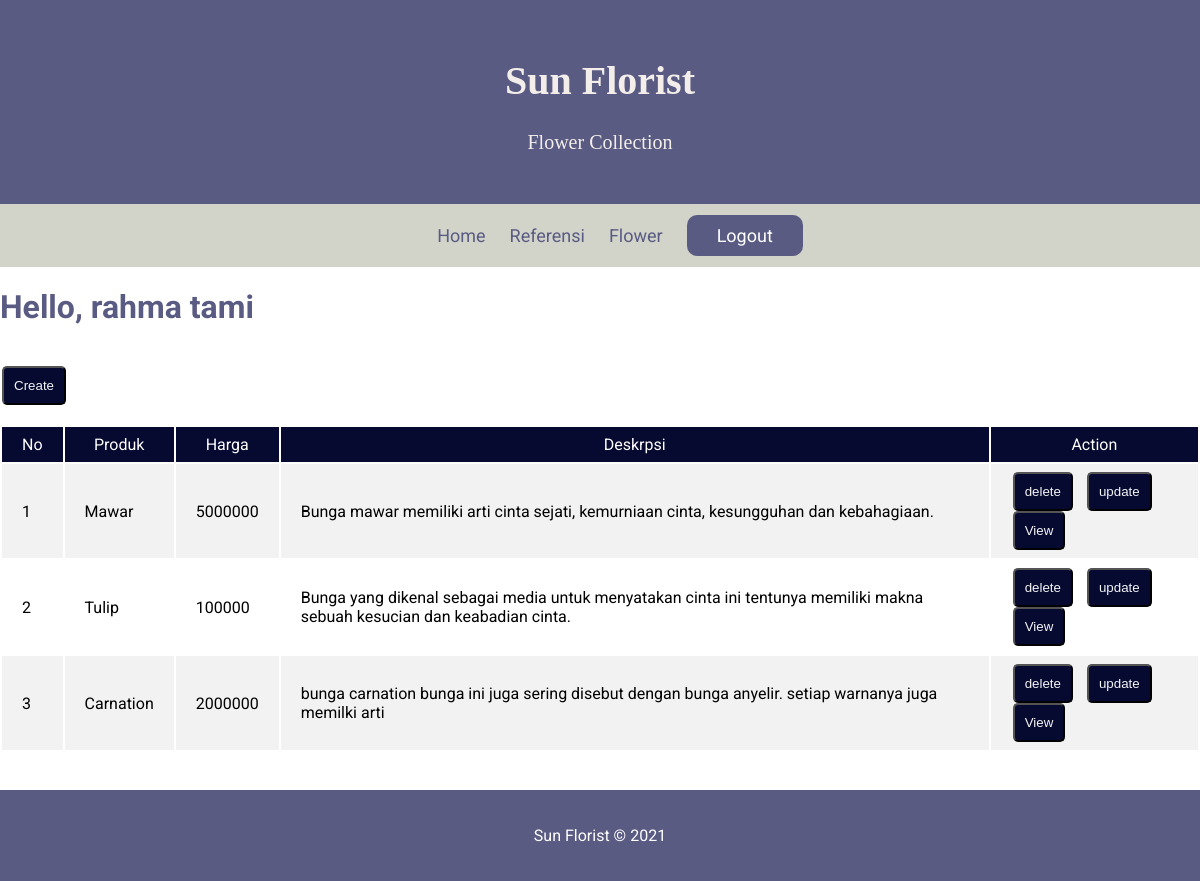
The page /home.php (signed in) on the database its author committed.
### tables this page shows
CREATE TABLE `produk` (
  `id` int(11) NOT NULL,
  `nama_produk` varchar(50) NOT NULL,
  `harga` int(14) NOT NULL,
  `deskripsi` text NOT NULL
);

### home.php (the view, shortened to what this page needs)
<?php
include "config.php";
?>
<!DOCTYPE html>
<html lang="en">
<head>
        </head>
        <body>
    <div class="jumbotron">
        <h1>Sun Florist</h1>
        <p>Flower Collection</p>
    </div>
    <nav>
         <ul>
             <li><a  href="">Home</a></li>
             <li><a  href="">Referensi</a></li>
             <li><a  href="">Flower</a></li>
             <a class="tombol-biru" href="logout.php">Logout</a>
         </ul>
        </nav>
    <h1 class="judul">Hello, <?php echo $_SESSION['first_name'] . ' ' . $_SESSION['last_name']; ?> </h1>
<br>
   <button><a href="tambah.php">Create</a></button>
   <table>
   <tr>
       <th>No</th>
       <th>Produk</th>
       <th>Harga</th>
       <th>Deskrpsi</th>
       <th>Action</th>
    </tr>
    <?php
    $hasil = mysqli_query($koneksi,"select * from produk");
    $no = 1;
    foreach($hasil as $row){
        ?>
        <tr>
            <td><?php echo $no; ?></td>
            <td><?php echo $row['nama_produk']; ?></td>
            <td><?php echo $row['harga']; ?></td>
            <td><?php echo $row['deskripsi']; ?></td>
            <td>
                <button><a href='delete.php?id=<?php echo $row['id']; ?>'onclick="return confirm('Anda yakin mau menghapus item ini ?')">delete</a> </button>
                <button><a href="update.php?id=<?php echo $row['id']; ?>">update</a> </button>
                <button><a href="view.php?id=<?php echo $row['id']; ?>">View</a> </button>
            </td>
        </tr>
        <?php
        $no++;
    }
    ?>
    </table>
    <br>
    <br>
    <footer>
        <p>Sun Florist &#169; 2021</p>
    </footer>
</body>
</html>

### home.php (style rules this page uses)
body { margin: 0; padding: 0; font-family: 'Roboto', sans-serif; }
.jumbotron { font-size: 20px; padding: 30px; background-color:#595B83; text-align: center; color: #F3EEEA; font-family: 'Hobo Std'; }
nav li { display: inline; list-style-type: none; margin-right: 20px; text-align: center; }
nav a { font-size: 18px; font-weight: 400; text-decoration: none; color: #595B83; text-align: center; }
nav { background-color: #D2D3C9; padding: 5px; position: sticky; top: 0; text-align: center; }
.judul { color: #595B83; }
.tombol-biru { background: #595B83; color: white; border: none; padding-right: 30px; padding-left: 30px; padding-top: 10px; padding-bottom: 10px; border-radius: 10px; }
footer { margin-top: 0px; background:#595B83; display: flex; align-items: center; justify-content: space-evenly; padding-top: 20px; padding-bottom: 20px; color: white; }
table { margin-top: 20px; margin-left:auto; margin-right:auto; }
tr th { background: #060930; color: #fff; font-weight: normal; }
th, td { padding: 8px 20px; }
tr:nth-child(even) { background-color: #f2f2f2; }
button { background: #060930; padding-right: 10px; margin-left:2px; padding-left: 10px; padding-top: 10px; padding-bottom: 10px; border-radius: 5px; }
a { color: #f5f5f5; text-decoration: none; }

### rows shown on the page
produk: nama_produk "Mawar", harga "5000000", deskripsi "Bunga mawar memiliki arti cinta sejati, kemurniaan cinta, kesungguhan dan kebahagiaan."
produk: nama_produk "Tulip", harga "100000", deskripsi "Bunga yang dikenal sebagai media untuk menyatakan cinta ini tentunya memiliki makna sebuah kesucian dan keabadian cinta."
produk: nama_produk "Carnation", harga "2000000", deskripsi "bunga carnation bunga ini juga sering disebut dengan bunga anyelir. setiap warnanya juga memilki arti"

### other values the page prints
$_SESSION['first_name'] "rahma"
$_SESSION['last_name'] "tami"
